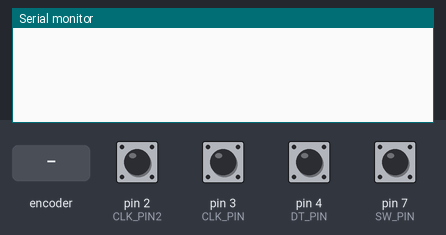
The sketch below on a simulated Arduino Leonardo, built with avr-gcc and run on an emulated ATmega32U4. On the bench: the last lines printed to the serial monitor. Inputs (shaded band) come from the test bench; at power-on: pin 2 (CLK_PIN2), pin 3 (CLK_PIN), pin 4 (DT_PIN), pin 7 (SW_PIN) HIGH. USB keyboard and mouse output is not drawn.

Above: at 1.2 s.
1.3 s: rotary encoder on pin 2 (CLK_PIN2) / pin 4 (DT_PIN) turned 1 step (first pin leading)
At 1.8 s:
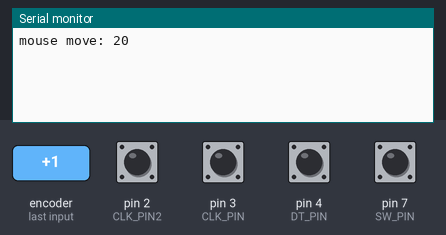
3.0 s: pin 7 (SW_PIN) pulled LOW for 0.15 s
At 4.1 s:
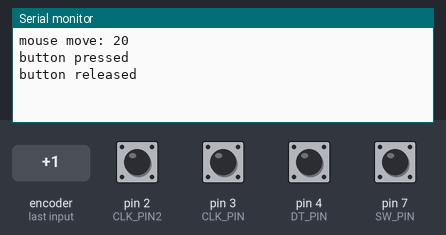

Measured:
- after the input at 1.3 s, the serial monitor: prints a new line at once (image 1)
- after the input at 3.0 s, the serial monitor: prints a new line after 0.06 s (image 2)

The sketch:

Hippos_Rotary_Encoder_gaming_paddle_v0_05_big_encoder.ino
```cpp
/* Rotary encoder game paddle
by Hippolyte Mounier
*/
#include <ezButton.h>
#include "Mouse.h"

#define CLK_PIN 3
#define CLK_PIN2 2
#define DT_PIN 4
#define SW_PIN 7


#define SPINNER_DEBOUNCE_TIME 1

volatile int           counter = 0;
volatile unsigned long last_time;  // for debouncing
volatile bool          lastWasFall;
int                    prev_counter;

ezButton ezbutton(SW_PIN);  // create ezButton object that attach to pin 4

void setup() {
  Serial.begin(9600);
  Mouse.begin();

  // configure encoder pins as inputs
  pinMode(CLK_PIN, INPUT);
  pinMode(CLK_PIN2, INPUT);
  pinMode(DT_PIN, INPUT);
  pinMode(A0, INPUT);

  ezbutton.setDebounceTime(50);  // set debounce time to 50 milliseconds

  // use interrupt for CLK pin is enough
  // call ISR_encoderChange() when CLK pin changes from LOW to HIGH
  attachInterrupt(digitalPinToInterrupt(CLK_PIN), ISR_encoderRise, RISING);
  attachInterrupt(digitalPinToInterrupt(CLK_PIN2), ISR_encoderFall, FALLING);
}

bool lastState;

void loop()
{
  int diff;
  int sampledCounter;
  sampledCounter = counter;

  ezbutton.loop();  // MUST call the loop() function first

  if (prev_counter != sampledCounter)
  {
    //DEBUGVAL("sampledCounter: ", sampledCounter)

    diff = (sampledCounter - prev_counter)*20;
    if(diff > 127) diff = 127;
    if(diff < -127) diff = -127;

    Mouse.move(diff, 0, 0);
    Serial.print("mouse move: ") ; Serial.println(diff);
  }

  bool b = !ezbutton.getState();

  if (b != lastState)
  {
    if (b)
    {
      Mouse.press(MOUSE_LEFT);
      Serial.println("button pressed");
    }
    else
    {
      Mouse.release(MOUSE_LEFT);
      Serial.println("button released");
    }
  }

  lastState = b;
  prev_counter = sampledCounter;

  delay(20);
}

void ISR_encoderRise()
{
  if (!lastWasFall) return;

  int delta = millis() - last_time;
  if (delta < SPINNER_DEBOUNCE_TIME)
    return;
  last_time = millis();

  bool b = digitalRead(DT_PIN) == HIGH;
  if (b)     counter--;
  else       counter++;

  //DEBUGVAL2("rise dt", digitalRead(DT_PIN), "delta", delta)

  lastWasFall = false;
}


void ISR_encoderFall()
{
  if (lastWasFall) return;

  int delta = millis() - last_time;
  if (delta < SPINNER_DEBOUNCE_TIME)
    return;
  last_time = millis();


  bool b = digitalRead(DT_PIN) == HIGH;
  if (b)     counter++;
  else       counter--;


  //DEBUGVAL2("    fall dt", digitalRead(DT_PIN), "delta", delta)

  lastWasFall = true;
}
```
